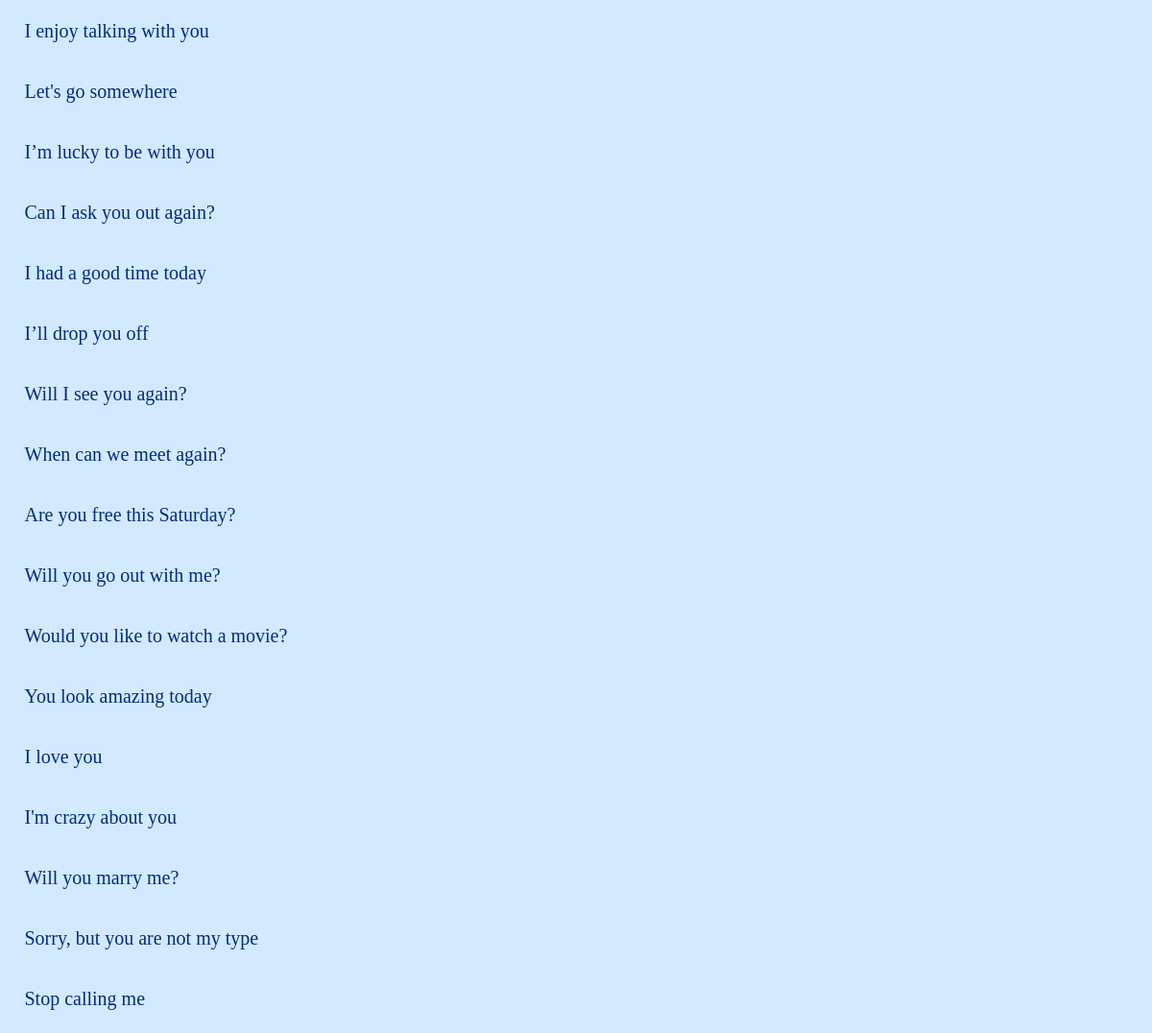
Before: /scene_9 (lower part) with the older database file.
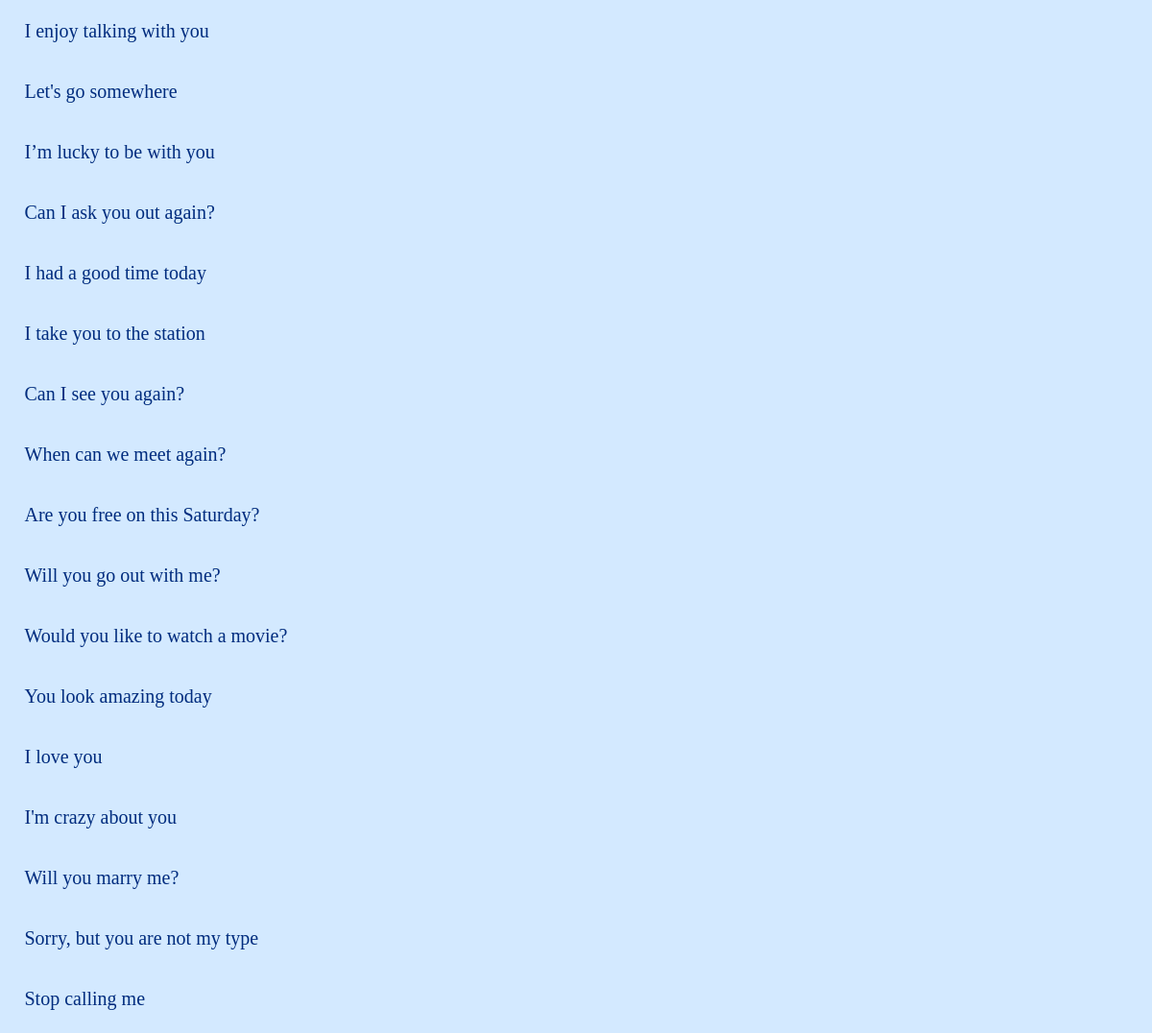
After: the same page with the newer database file.
### tables this page shows
CREATE TABLE "dating" (
	"id"	INTEGER,
	"english"	TEXT,
	"japanese"	TEXT,
	"pronunciation"	TEXT,
	PRIMARY KEY("id" AUTOINCREMENT)
);

### app.py (the view)
@app.route("/scene_9")
def scene_9():
    conn = sqlite3.connect("scene_words.db")
    c = conn.cursor()
    word_info = []
    c.execute('SELECT id, english, japanese, pronunciation from dating ORDER BY id')
    for row in c.fetchall():
        word_info.append(
            {"id": row[0], "english": row[1], "japanese": row[2], "pronunciation": row[3]})
    c.close()
    print(word_info)
    return render_template("scene_9.html", html_word_info=word_info)

### templates/scene_9.html (shortened to what this page needs)
{% extends 'scene_base.html' %} {% block content %}
<body>
  <article>
    {% for item in html_word_info %}
    <ul class="menu">
      <li class="menu__item">
        <a class="menu__item__link js-menu__item__link" href="">{{item["english"]}}</a>
      </li>
    </ul>
    {% endfor %}
  </article>
</body>
{% endblock %}

Changed rows visible on the page:
changed dating: english "I’ll drop you off" → "I take you to the station"
changed dating: english "Will I see you again?" → "Can I see you again?"
changed dating: english "Are you free this Saturday?" → "Are you free on this Saturday?"
